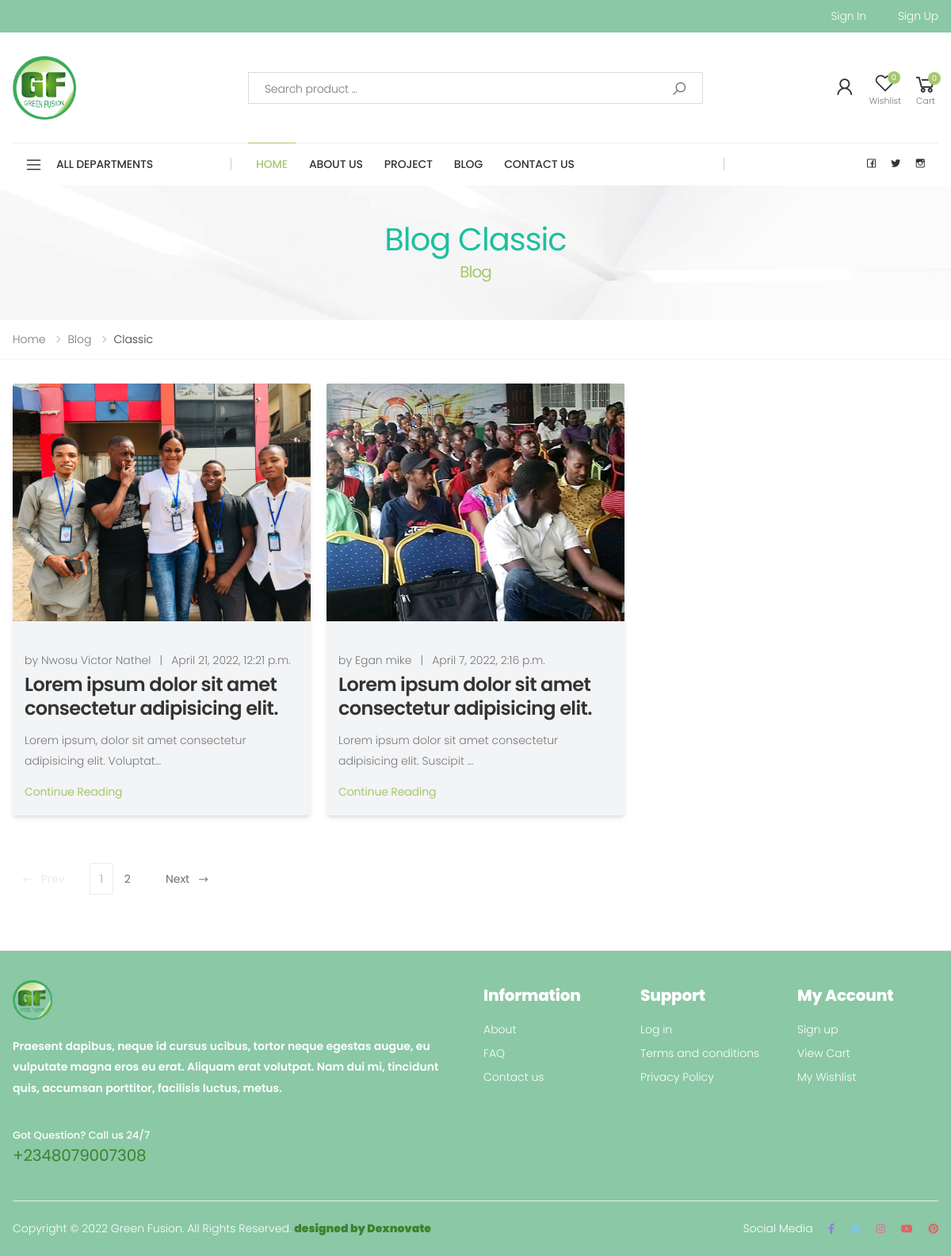
Screenshot of /blog/ with the database file from the repository.
### index/models.py (models this page shows, shortened)
class Blog(models.Model):
    title = models.CharField(max_length=250)
    author = models.CharField(max_length=100)
    post_date = models.DateTimeField(blank=True, null=True)
    body = RichTextField()
    picture = models.FileField()

### index/views.py (the view)
# urls.py: path('blog/', views.BlogView.as_view(), name='blog'),
class BlogView(ListView):
    model = Blog
    template_name = "blog.html"

### index/context_processors.py (called while the page is built)
def nav_cats(request):
        return {'nav_cats': Category.objects.all()}

### index/templatetags/cart_template_tags.py (called while the page is built)
@register.filter()
def cart_item_count(user):
    if user.is_authenticated:
        qs = CartModel.objects.filter(user=user,order=False)
        if qs.exists():
            return qs.count()
    return 0

@register.filter()
def wish_count(user):
    if user.is_authenticated:
        lister = Wishlist.objects.filter(user=user)
        if lister.exists():
            return lister.count()
    return 0

### template/blog.html
{%  extends 'base.html' %}
{%  load static  %}
{%  block body  %}
        <main class="main">
        	<div class="page-header text-center" style="background-image: url('assets/images/page-header-bg.jpg')">
        		<div class="container">
        			<h1 class="page-title">Blog Classic<span>Blog</span></h1>
        		</div>
        	</div>
            <nav aria-label="breadcrumb" class="breadcrumb-nav mb-3">
                <div class="container">
                    <ol class="breadcrumb">
                        <li class="breadcrumb-item"><a href="index.html">Home</a></li>
                        <li class="breadcrumb-item"><a href="#">Blog</a></li>
                        <li class="breadcrumb-item active" aria-current="page">Classic</li>
                    </ol>
                </div>
            </nav>
            <div class="page-content">
                <div class="container">
                	<div class="row">
                        {%  for object in object_list %}
                		<div class="col-lg-4">
                            <article class="entry card02">
                                <figure class="entry-media">
                                    <a href="{%  url 'index:blogdetails' object.id %}">
                                        <img src="{{ object.picture.url }}"  class="img-fluid object-cover" style="height:300px;" alt="image desc">
                                    </a>
                                </figure>
                                <div class="entry-body p-4">
                                    <div class="entry-meta">
                                        <span class="entry-author">
                                            by <a href="{%  url 'index:blogdetails' object.id %}">{{  object.author }}</a>
                                        </span>
                                        <span class="meta-separator">|</span>
                                        <a href="{%  url 'index:blogdetails' object.id %}">{{  object.post_date }}</a>
                                    </div>
                                    <h2 class="entry-title">
                                        <a href="{%  url 'index:blogdetails' object.id %}">{{  object.title }}</a>
                                    </h2>
                                    <div class="entry-content">
                                        <p>{{  object.body|safe|truncatechars:70  }}</p>
                                        <a href="{%  url 'index:blogdetails' object.id  %}" class="read-more">Continue Reading</a>
                                    </div>
                                </div>
                            </article>
                		</div>
                        {%  endfor %}
                	</div>
                    <div class="row text-center">
                        <div class="col-lg-12 text-center">
                            <nav aria-label="Page navigation">
                                <ul class="pagination">
                                    <li class="page-item disabled">
                                        <a class="page-link page-link-prev" href="#" aria-label="Previous" tabindex="-1" aria-disabled="true">
                                            <span aria-hidden="true"><i class="icon-long-arrow-left"></i></span>Prev
                                        </a>
                                    </li>
                                    <li class="page-item active" aria-current="page"><a class="page-link" href="#">1</a></li>
                                    <li class="page-item"><a class="page-link" href="#">2</a></li>
                                    <li class="page-item">
                                        <a class="page-link page-link-next" href="#" aria-label="Next">
                                            Next <span aria-hidden="true"><i class="icon-long-arrow-right"></i></span>
                                        </a>
                                    </li>
                                </ul>
                            </nav>
                        </div>
                    </div>
                </div>
            </div>
        </main>
{%  endblock   %}

### static/assets/css/skins/skin-demo-2.css (style rules this page uses)
a { color:#a6c76c }
.page-header h1 span { color:#a6c76c }
.page-item.active .page-link { color:#a6c76c }

### rows the page displays
Blog: picture (picture), author "Nwosu Victor Nathel", post_date "April 21, 2022, 12:21 p.m.", title "Lorem ipsum dolor sit amet consectetur adipisicing elit.", body "Lorem ipsum, dolor sit amet consectetur adipisicing elit. Voluptat…"
Blog: picture (picture), author "Egan mike", post_date "April 7, 2022, 2:16 p.m.", title "Lorem ipsum dolor sit amet consectetur adipisicing elit.", body "Lorem ipsum dolor sit amet consectetur adipisicing elit. Suscipit …"

### other values shown
{{ request.user|wish_count }} "0"
{{ request.user | cart_item_count }} "0"
